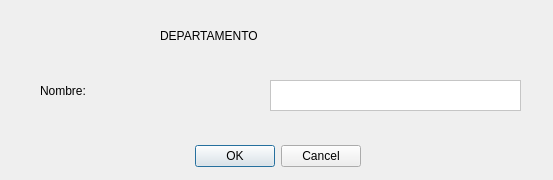
<?xml version="1.0" encoding="UTF-8"?>
<ui version="4.0">
 <class>RegistroDepar</class>
 <widget class="QDialog" name="RegistroDepar">
  <property name="geometry">
   <rect>
    <x>0</x>
    <y>0</y>
    <width>553</width>
    <height>180</height>
   </rect>
  </property>
  <property name="windowTitle">
   <string>Dialog</string>
  </property>
  <widget class="QDialogButtonBox" name="buttonBox">
   <property name="geometry">
    <rect>
     <x>30</x>
     <y>140</y>
     <width>331</width>
     <height>32</height>
    </rect>
   </property>
   <property name="orientation">
    <enum>Qt::Horizontal</enum>
   </property>
   <property name="standardButtons">
    <set>QDialogButtonBox::Cancel|QDialogButtonBox::Ok</set>
   </property>
  </widget>
  <widget class="QLabel" name="label">
   <property name="geometry">
    <rect>
     <x>160</x>
     <y>0</y>
     <width>241</width>
     <height>71</height>
    </rect>
   </property>
   <property name="styleSheet">
    <string notr="true">font: 20pt &quot;Sitka Display&quot;;</string>
   </property>
   <property name="text">
    <string>DEPARTAMENTO</string>
   </property>
  </widget>
  <widget class="QWidget" name="widget" native="true">
   <property name="geometry">
    <rect>
     <x>30</x>
     <y>60</y>
     <width>511</width>
     <height>71</height>
    </rect>
   </property>
   <widget class="QLabel" name="label_4">
    <property name="geometry">
     <rect>
      <x>10</x>
      <y>10</y>
      <width>211</width>
      <height>41</height>
     </rect>
    </property>
    <property name="styleSheet">
     <string notr="true">font: 12pt &quot;Sitka Display&quot;;</string>
    </property>
    <property name="text">
     <string>Nombre:</string>
    </property>
   </widget>
   <widget class="QTextEdit" name="textEdit_NombreDepar">
    <property name="geometry">
     <rect>
      <x>240</x>
      <y>20</y>
      <width>251</width>
      <height>31</height>
     </rect>
    </property>
    <property name="styleSheet">
     <string notr="true">background-color: rgb(255, 255, 255);</string>
    </property>
    <property name="html">
     <string>&lt;!DOCTYPE HTML PUBLIC &quot;-//W3C//DTD HTML 4.0//EN&quot; &quot;http://www.w3.org/TR/REC-html40/strict.dtd&quot;&gt;
&lt;html&gt;&lt;head&gt;&lt;meta name=&quot;qrichtext&quot; content=&quot;1&quot; /&gt;&lt;style type=&quot;text/css&quot;&gt;
p, li { white-space: pre-wrap; }
&lt;/style&gt;&lt;/head&gt;&lt;body style=&quot; font-family:'MS Shell Dlg 2'; font-size:7.8pt; font-weight:400; font-style:normal;&quot;&gt;
&lt;p style=&quot;-qt-paragraph-type:empty; margin-top:0px; margin-bottom:0px; margin-left:0px; margin-right:0px; -qt-block-indent:0; text-indent:0px;&quot;&gt;&lt;br /&gt;&lt;/p&gt;&lt;/body&gt;&lt;/html&gt;</string>
    </property>
   </widget>
  </widget>
 </widget>
 <resources>
  <include location="decorativos.qrc"/>
 </resources>
 <connections>
  <connection>
   <sender>buttonBox</sender>
   <signal>accepted()</signal>
   <receiver>RegistroDepar</receiver>
   <slot>accept()</slot>
   <hints>
    <hint type="sourcelabel">
     <x>248</x>
     <y>254</y>
    </hint>
    <hint type="destinationlabel">
     <x>157</x>
     <y>274</y>
    </hint>
   </hints>
  </connection>
  <connection>
   <sender>buttonBox</sender>
   <signal>rejected()</signal>
   <receiver>RegistroDepar</receiver>
   <slot>reject()</slot>
   <hints>
    <hint type="sourcelabel">
     <x>316</x>
     <y>260</y>
    </hint>
    <hint type="destinationlabel">
     <x>286</x>
     <y>274</y>
    </hint>
   </hints>
  </connection>
 </connections>
</ui>
